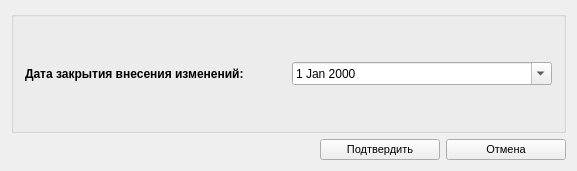
<?xml version="1.0" encoding="UTF-8"?>
<ui version="4.0">
 <class>ZConfigForm</class>
 <widget class="QWidget" name="ZConfigForm">
  <property name="geometry">
   <rect>
    <x>0</x>
    <y>0</y>
    <width>577</width>
    <height>171</height>
   </rect>
  </property>
  <property name="minimumSize">
   <size>
    <width>100</width>
    <height>100</height>
   </size>
  </property>
  <property name="windowTitle">
   <string>Настройки</string>
  </property>
  <property name="windowIcon">
   <iconset resource="../DSV.qrc">
    <normaloff>:/images/apply_ok.png</normaloff>:/images/apply_ok.png</iconset>
  </property>
  <property name="styleSheet">
   <string notr="true"/>
  </property>
  <layout class="QVBoxLayout" name="verticalLayout">
   <item>
    <widget class="QGroupBox" name="requiredBox">
     <property name="title">
      <string/>
     </property>
     <layout class="QGridLayout" name="gridLayout_2">
      <item row="1" column="0">
       <widget class="QLabel" name="lblSectionPlus">
        <property name="font">
         <font>
          <weight>75</weight>
          <bold>true</bold>
         </font>
        </property>
        <property name="text">
         <string>Дата закрытия внесения изменений:</string>
        </property>
       </widget>
      </item>
      <item row="1" column="1">
       <widget class="QDateEdit" name="dateEdit">
        <property name="calendarPopup">
         <bool>true</bool>
        </property>
       </widget>
      </item>
     </layout>
    </widget>
   </item>
   <item>
    <layout class="QHBoxLayout" name="horizontalLayout">
     <item>
      <spacer name="horizontalSpacer">
       <property name="orientation">
        <enum>Qt::Horizontal</enum>
       </property>
       <property name="sizeHint" stdset="0">
        <size>
         <width>40</width>
         <height>20</height>
        </size>
       </property>
      </spacer>
     </item>
     <item>
      <widget class="QPushButton" name="cmdSave">
       <property name="minimumSize">
        <size>
         <width>120</width>
         <height>0</height>
        </size>
       </property>
       <property name="font">
        <font>
         <family>MS Shell Dlg 2</family>
         <pointsize>8</pointsize>
        </font>
       </property>
       <property name="text">
        <string>Подтвердить</string>
       </property>
       <property name="icon">
        <iconset resource="../DSV.qrc">
         <normaloff>:/images/apply_ok.png</normaloff>:/images/apply_ok.png</iconset>
       </property>
       <property name="iconSize">
        <size>
         <width>24</width>
         <height>24</height>
        </size>
       </property>
      </widget>
     </item>
     <item>
      <widget class="QPushButton" name="cmdCancel">
       <property name="minimumSize">
        <size>
         <width>120</width>
         <height>0</height>
        </size>
       </property>
       <property name="font">
        <font>
         <family>MS Shell Dlg 2</family>
         <pointsize>8</pointsize>
        </font>
       </property>
       <property name="text">
        <string>Отмена</string>
       </property>
       <property name="icon">
        <iconset resource="../DSV.qrc">
         <normaloff>:/images/error.png</normaloff>:/images/error.png</iconset>
       </property>
       <property name="iconSize">
        <size>
         <width>24</width>
         <height>24</height>
        </size>
       </property>
      </widget>
     </item>
    </layout>
   </item>
  </layout>
 </widget>
 <layoutdefault spacing="6" margin="11"/>
 <tabstops>
  <tabstop>cmdSave</tabstop>
  <tabstop>cmdCancel</tabstop>
 </tabstops>
 <resources>
  <include location="../DSV.qrc"/>
 </resources>
 <connections>
  <connection>
   <sender>cmdCancel</sender>
   <signal>clicked()</signal>
   <receiver>ZConfigForm</receiver>
   <slot>close()</slot>
   <hints>
    <hint type="sourcelabel">
     <x>423</x>
     <y>337</y>
    </hint>
    <hint type="destinationlabel">
     <x>246</x>
     <y>181</y>
    </hint>
   </hints>
  </connection>
 </connections>
</ui>
